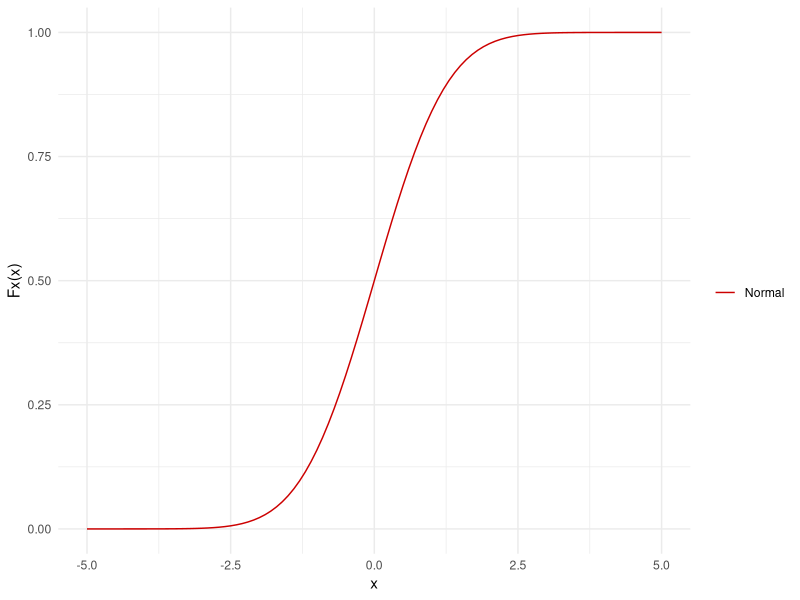
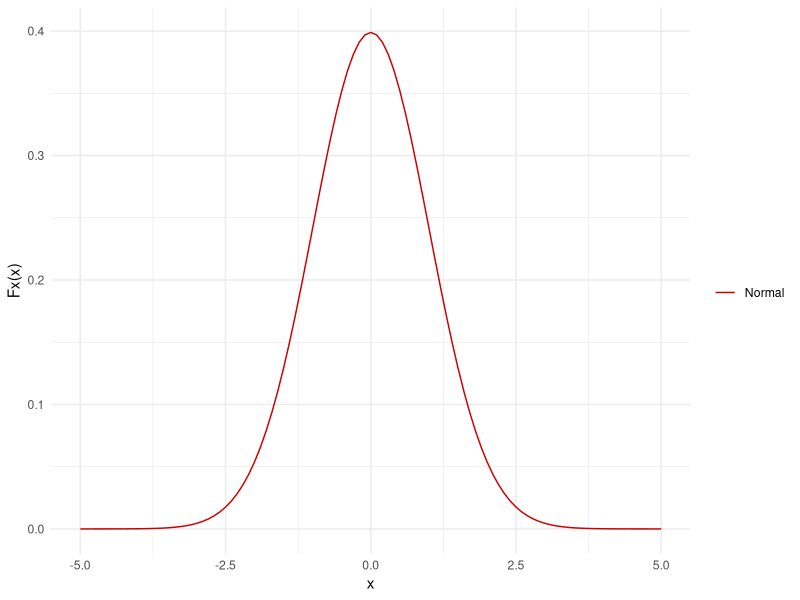

These charts were generated, in order, by the following R code:

library(ggplot2)

x<-seq(-5,5,by=0.1)
ynorm<-pnorm(x,mean=0,sd=1)
pdf<-data.frame(x,ynorm)
ggplot(pdf,aes(x=x))+geom_line(aes(y=ynorm,colour="Normal"))+scale_color_manual("",breaks=c("Normal"),values=c("Normal"="#CC0000"))+labs(y="Fx(x)")+theme(legend.position = "bottom")+theme_minimal()

ydnorm<-dnorm(x,mean=0,sd=1)
ddf<-data.frame(x,ydnorm)
ggplot(ddf,aes(x=x))+geom_line(aes(y=ydnorm,colour="Normal"))+scale_color_manual("",breaks=c("Normal"),values=c("Normal"="#CC0000"))+labs(y="Fx(x)")+theme(legend.position = "bottom")+theme_minimal()
